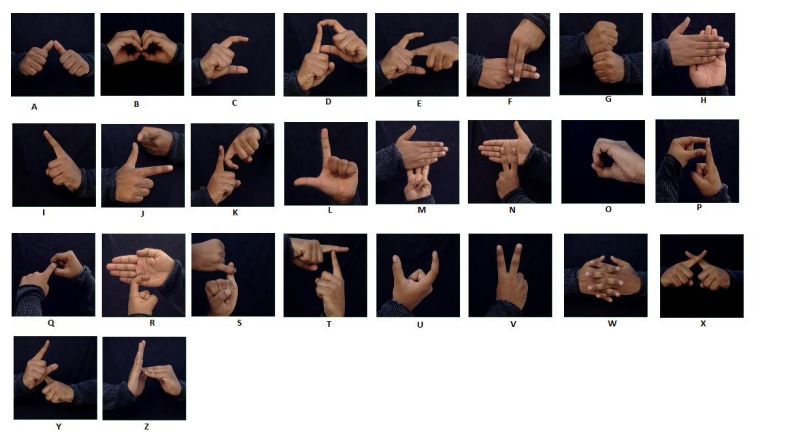
#> input picture Data_source_images.PNG, 790 x 438 px
$ python -i segmentation.py   (imports and definitions only)
#> lines starting #> are read from the running program, lines starting #| are printed output that depends on the picture; after the words box and inside, x2 and y2 are one past the last pixel; in counts of white or black regions, pixels touching at a corner belong together
#> further down, picture is the input picture: shape (438, 790, 3); mean B, G, R 139.2, 137.4, 142.9
'''performs segemntation'''

import cv2
import numpy as np

def segment(image):
    hsv_image = cv2.cvtColor(image,cv2.COLOR_BGR2HSV)
#> hsv_image: shape (438, 790, 3); mean H, S, V 55.6, 76.1, 147.1
    lower = np.array([0, 48, 80], dtype = "uint8")
    upper = np.array([20, 255, 255], dtype = "uint8")
    skinRegionHSV = cv2.inRange(hsv_image, lower, upper)
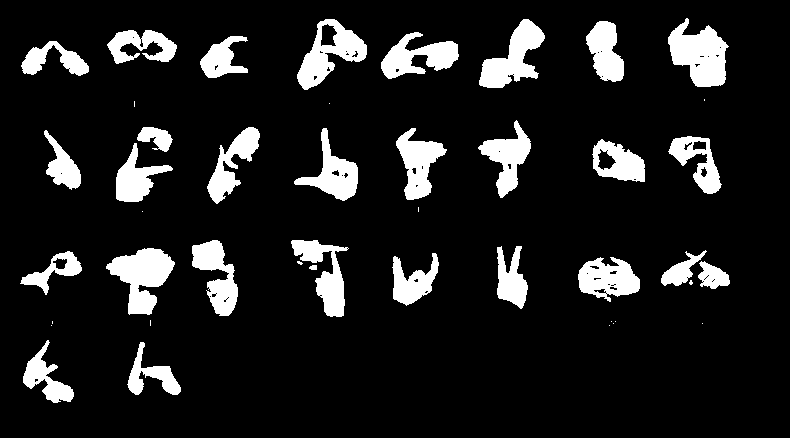
#> skinRegionHSV: shape (438, 790); 12% white; 44 white regions (15 under 20 px), largest, box (x1, y1, x2, y2) and area: (668, 18, 729, 87) 2589, (106, 248, 175, 315) 2479, (479, 19, 545, 88) 2184
    blurred = cv2.blur(skinRegionHSV, (2,2))
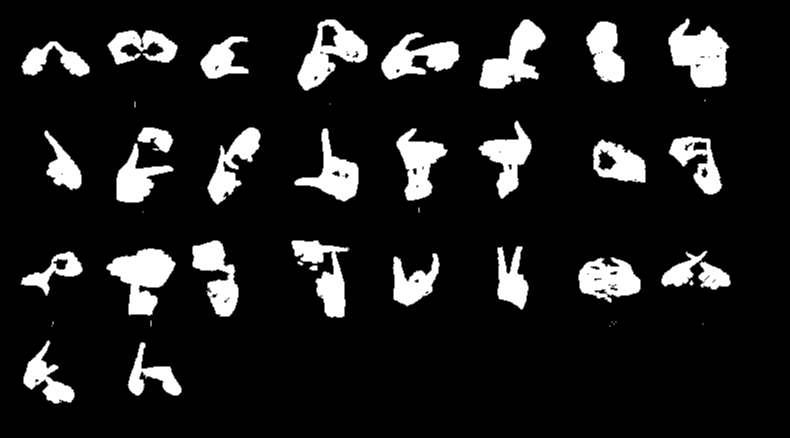
#> blurred: shape (438, 790); min 0, max 255, mean 30.5
    ret,thresh = cv2.threshold(blurred,0,255,cv2.THRESH_BINARY)
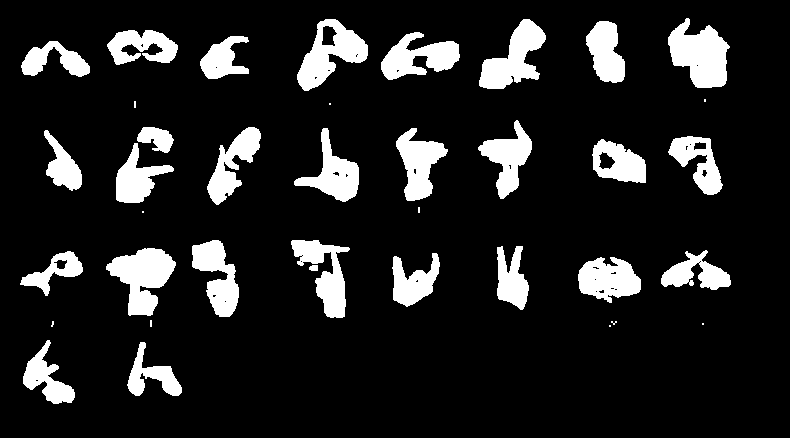
#> thresh: shape (438, 790); 13.3% white; 38 white regions (10 under 20 px), largest, box (x1, y1, x2, y2) and area: (668, 18, 730, 88) 2759, (106, 248, 176, 316) 2647, (297, 19, 368, 91) 2412
    return thresh

>>> import cv2
>>> picture = cv2.imread('Data_source_images.PNG')
>>> result = segment(picture)
